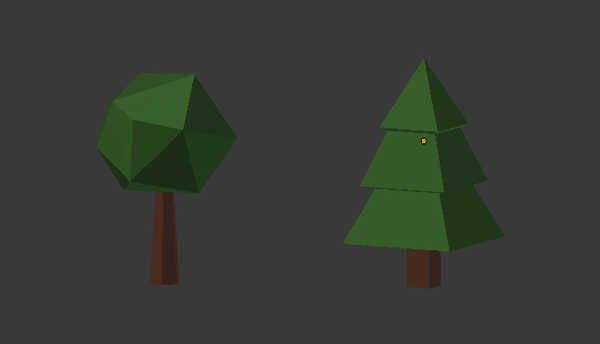
#> input picture practiceFiles/Rohit/blender.jpg, 600 x 344 px, given in place of the camera
$ python thresholding.py   (Python 2 division)
#> lines starting #> are read from the running program, lines starting #| are printed output that depends on the picture; after the words box and inside, x2 and y2 are one past the last pixel; in counts of white or black regions, pixels touching at a corner belong together
import cv2, numpy as np
from matplotlib import pyplot as plt

cam = cv2.VideoCapture(0)
print "Press 'q' to exit."
while True:
	ret, frame = cam.read()
#> frame is the input picture: shape (344, 600, 3); mean B, G, R 53.1, 59.1, 55.1
	frame = cv2.flip(frame,90)
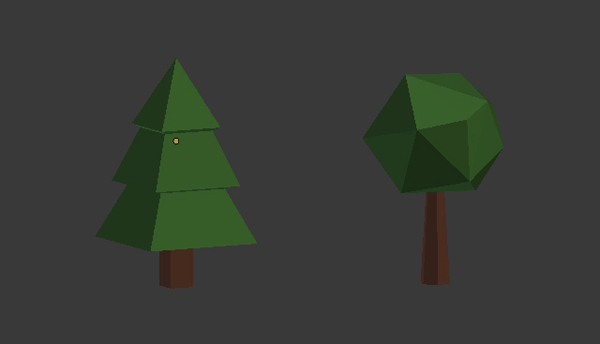
#> frame: shape (344, 600, 3); mean B, G, R 53.1, 59.1, 55.1
	gray = cv2.cvtColor(frame,cv2.COLOR_BGR2GRAY)
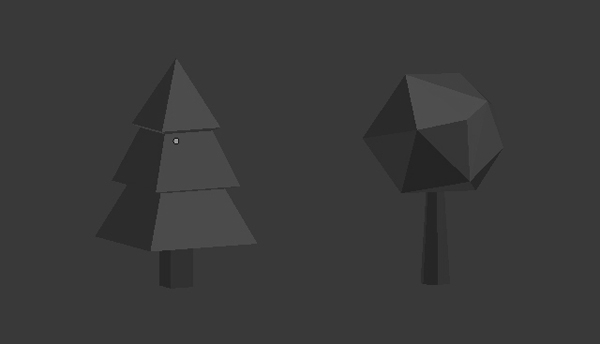
#> gray: shape (344, 600); min 16, max 175, mean 57.2
	ret, thresh = cv2.threshold(gray,128,255,cv2.THRESH_BINARY)
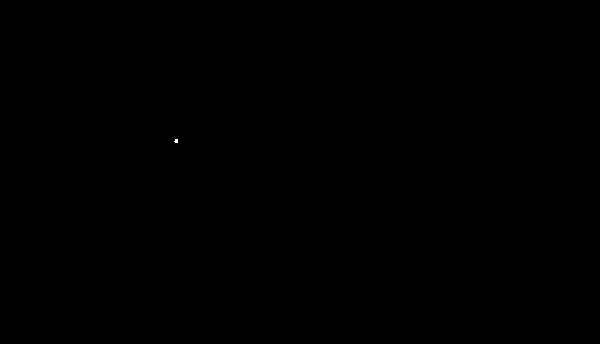
#> thresh: shape (344, 600); 0.01% white; 1 white region (1 under 20 px)
	adaptive = cv2.adaptiveThreshold(gray,255,cv2.ADAPTIVE_THRESH_MEAN_C,cv2.THRESH_BINARY,11,2)
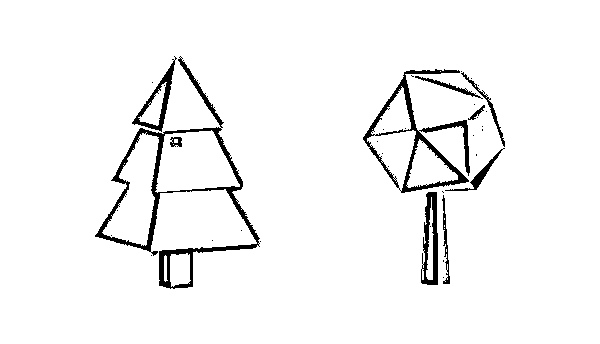
#> adaptive: shape (344, 600); 95.9% white; 38 black regions (28 under 20 px), largest, box (x1, y1, x2, y2) and area: (95, 56, 260, 289) 3496, (363, 69, 470, 193) 2205, (421, 192, 438, 285) 882
	gaussian = cv2.adaptiveThreshold(gray,255,cv2.ADAPTIVE_THRESH_GAUSSIAN_C,cv2.THRESH_BINARY,11,2)
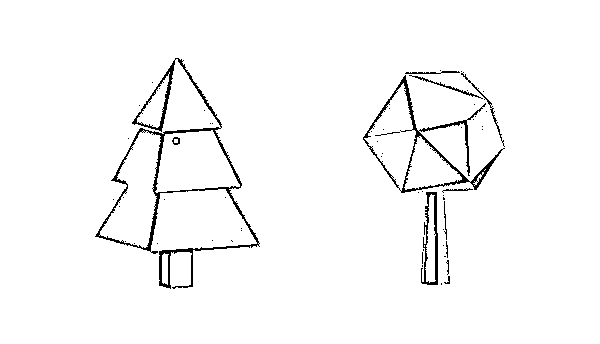
#> gaussian: shape (344, 600); 97.4% white; black in thin lines or dots, all inside (x1, y1, x2, y2) = (95, 58, 505, 289)
	cv2.imshow('Original', frame)
	cv2.imshow('Adaptive threshold', adaptive)
	cv2.imshow('Threshold',thresh)
	cv2.imshow('Adaptive Gaussian threshold', gaussian)
	if(cv2.waitKey(1) & 0xFF==ord('q')):
#> (key q is pressed here)
		break

cam.release()
cv2.destroyAllWindows()
